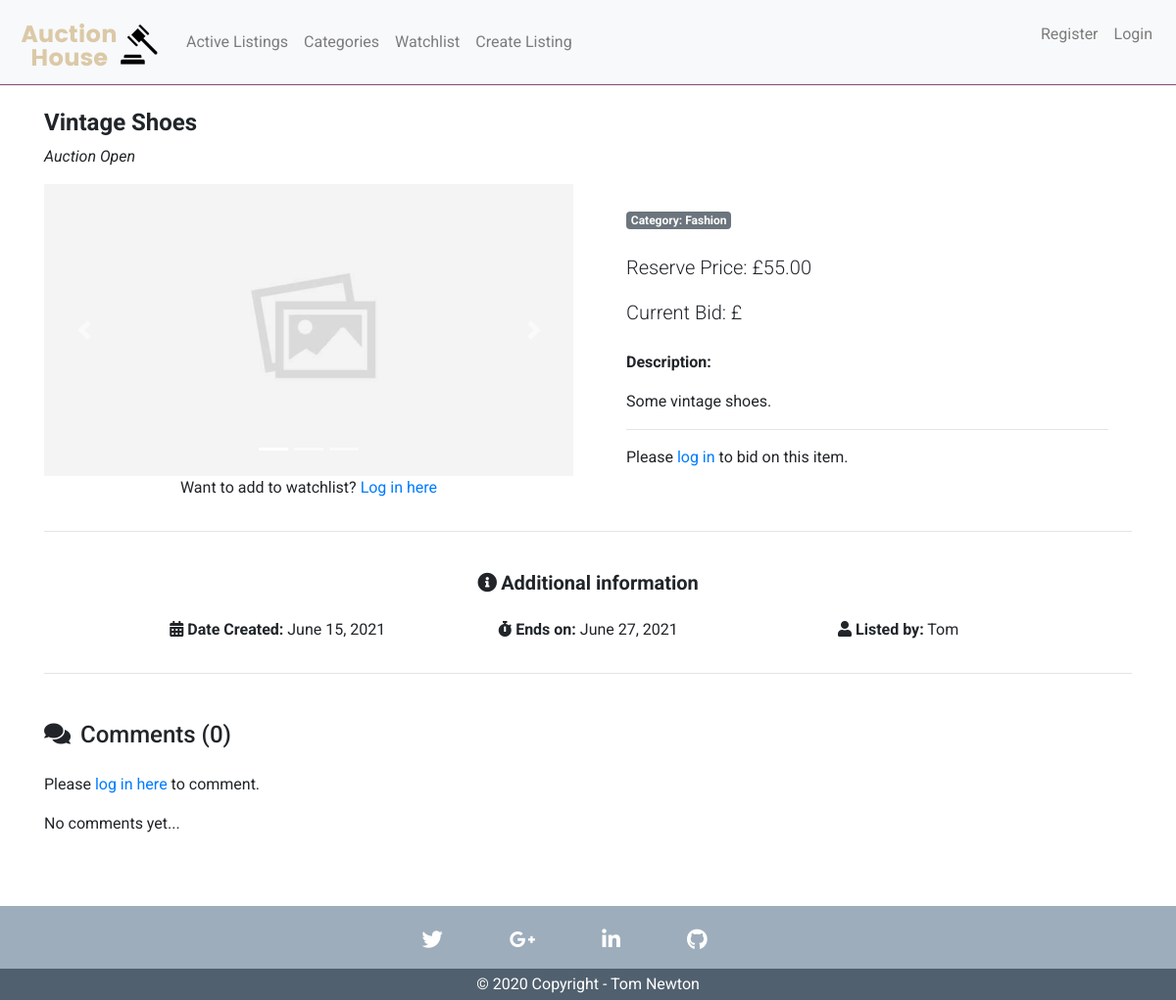
/listing/1, run on the app's committed database.
### auctions/models.py (models this page shows, shortened)
class Auction(models.Model):
    user = models.ForeignKey(User, on_delete=models.CASCADE, default=None)
    title = models.CharField(max_length=120)
    description = models.TextField(max_length=220, null=True)
    image_url = models.URLField(max_length=600, default=None)
    category = models.CharField(max_length=120, default='uncategorised')
    price = models.DecimalField(decimal_places=2, max_digits=10000, default=None)
    date = models.DateTimeField(auto_now_add=True)
    end_date = models.DateField()
    status = models.CharField(max_length=6, default="Open")
    highest_bid = models.DecimalField(decimal_places=2, max_digits=10000, null=True, default=0)
    highest_bidder = models.CharField(max_length=200, null=True)

class User(AbstractUser):
    pass

### auctions/views.py (the view)
# urls.py: path("listing/<int:pk>", views.listing, name="listing"),
def listing(request, pk):
    check_auction_date(pk)
    auction_listing = Auction.objects.get(id=pk) # This gets the obj of the current auction
    comments = auction_listing.comment_set.all()
    if request.user.is_authenticated:
        username = request.user.get_username()
        user = User.objects.get(username=username)
        if request.method == 'POST': # User will either post a bid offer or will post comment.
            bid_form = BidForm(request.POST)
            if bid_form.is_valid():
                print("Bid form is valid and form was submitted.")
                user_bid = bid_form.save(commit=False)
                user_bid.auction = auction_listing
                user_bid.user = user
                if user_bid.price >= auction_listing.price and user_bid.price > auction_listing.highest_bid:
                    print("User bid is higher than reserve and highest bid")
                    auction_listing.highest_bid = user_bid.price
                    auction_listing.highest_bidder = username
                    auction_listing.save()
                    user_bid.save()
                else:
                    messages.error(request, "The bid you submitted was not high enough.")
                return redirect("listing", pk=pk)
            comment_form = CommentForm(request.POST)
            if comment_form.is_valid():
                print("Comments are valid and form was submitted")
                user_comment = comment_form.save(commit=False)
                user_comment.auction = auction_listing
                user_comment.user = user
                user_comment.save()
                return redirect("listing", pk=pk)
        else:
            user_watchlist = Watchlist.objects.filter(user=(request.user).id, auction=auction_listing.id)
            bid_form = BidForm()
            comment_form = CommentForm()
            context = {
                'listing':auction_listing,
                'user':user,
                'comments':comments,
                'comment_form': comment_form,
                'bid_form': bid_form,
                'user_watchlist':user_watchlist
            }
            return render(request, "auctions/listing.html", context)
    else:
            context = {
                'listing':auction_listing,
                'comments':comments,
            }
            return render(request, "auctions/listing.html", context)

### auctions/views.py (called while the page is built)
def check_auction_date(pk):
    auction_listing = Auction.objects.get(id=pk)
    if auction_listing.status == "Open":
        if datetime.date.today() > auction_listing.end_date:
            auction = Auction.objects.get(id=pk)
            auction.status = "Closed"
            auction.save()

### auctions/templates/auctions/listing.html (shortened to what this page needs)
{% extends "auctions/layout.html" %}
{% load static %}
{% block body %}
<div class="container pt-4 my-container ">
    <div class="col">
        <div class="row">
            <h4 class="title font-weight-bold">{{listing.title}}</h4>
        </div>
        <div class="row">
            {% if listing.status == "Open"%}
                <p><i>Auction {{ listing.status }}</i></p>
            {% else %}
                <p><i>Auction {{ listing.status }}</i></p>
            {% endif %}
        </div>
    </div>
    <div class="row my-row">
        <div class="col-md-6 my-col">
            <div id="carouselExampleIndicators" class="carousel slide" data-interval="false">
                <ol class="carousel-indicators">
                <li data-target="#carouselExampleIndicators" data-slide-to="0" class="active"></li>
                <li data-target="#carouselExampleIndicators" data-slide-to="1"></li>
                <li data-target="#carouselExampleIndicators" data-slide-to="2"></li>
                </ol>
                <div class="carousel-inner">
                <div class="carousel-item active">
                    <img class="d-block w-100" src="{{listing.image_url}}" onerror="this.onerror=null;this.src='{% static "auctions/images/placeholderimage.png" %}';" alt="First slide">
                </div>
                </div>
                <a class="carousel-control-prev" href="#carouselExampleIndicators" role="button" data-slide="prev">
                <span class="carousel-control-prev-icon" aria-hidden="true"></span>
                </a>
                <a class="carousel-control-next" href="#carouselExampleIndicators" role="button" data-slide="next">
                <span class="carousel-control-next-icon" aria-hidden="true"></span>
                </a>
            </div>
            {% if user.is_authenticated %}
                {% if listing.user_id == user.id %}
                    <div class="d-flex justify-content-center mt-2">
                        <p><b>You</b> own this auction!</p>
                    </div>
                {% elif not user_watchlist %}
                    <form action="{% url 'watchlist' %}" method="POST">
                    {% csrf_token %}
                        <div class="d-flex justify-content-center">
                            <button type="submit" class="btn mt-2 mb-2 mb-md-0 btn-outline-primary btn-block"><span>ADD TO WATCHLIST</span>
                                <div class="icon d-flex align-items-center justify-content-center">
                                    <i class="fas fa-eye fa-lg mt-1"></i>
                                </div>
                            </button>
                            <input type="hidden" name="listing_id" value="{{listing.id}}"/>
                            <input type="hidden" name="to_watchlist" value="add_to_watchlist"/>
                        </div>
                {% else %}
                    <form action="{% url 'watchlist' %}" method="POST">
                    {% csrf_token %}
                        <div class="d-flex justify-content-center">
                            <button type="submit" class="btn mt-2 mb-2 mb-md-0 btn-outline-secondary btn-block"><span>REMOVE FROM WATCHLIST</span>
                                <div class="icon d-flex align-items-center justify-content-center">
                                    <i class="fas fa-eye-slash fa-lg mt-1"></i>
                                </div>
                            </button>
                            <input type="hidden" name="listing_id" value="{{listing.id}}"/>
                            <input type="hidden" name="to_watchlist" value="remove_from_watchlist"/>
                        </div>
                {% endif %}
                    </form>
            {% else %}
                <div class="d-flex justify-content-center">
                    <p>Want to add to watchlist?<a class="mt-2"href="{% url 'login' %}"> Log in here</a></p>
                </div>
            {% endif %}
        </div>
        <div class="col-md-6 my-col">
            <div class="p-4">
                <p class="category badge badge-secondary mb-4">Category: {{ listing.category }}</p>
                <p class="lead listing-price">Reserve Price: £{{ listing.price }}</p>
                <p class="lead listing-price mb-4">Current Bid: £
                </p>
                <p class="font-weight-bold">Description:</p>
                <p>{{listing.description}}</p>
                <hr>
                {% if listing.status == "Closed" %}
                <div class="alert alert-primary shadow" role="alert" style="border-left:#155724 5px solid; border-radius: 0px">
                    <button type="button" class="close" data-dismiss="alert" aria-label="Close">
                        <span aria-hidden="true" style="color:#155724">&times;</span>
                    </button>
                    <div class="row">
                        <svg width="1.25em" height="1.25em" viewBox="0 0 16 16" class="m-1 bi bi-bell-fill" fill="currentColor" xmlns="http://www.w3.org/2000/svg">
                        <path d="M8 16a2 2 0 0 0 2-2H6a2 2 0 0 0 2 2zm.995-14.901a1 1 0 1 0-1.99 0A5.002 5.002 0 0 0 3 6c0 1.098-.5 6-2 7h14c-1.5-1-2-5.902-2-7 0-2.42-1.72-4.44-4.005-4.901z"/>
                        </svg>
                        <p style="font-size:15px" class="mb-0 font-weight-light"><b class="mr-1">Alert:</b>This auction is now closed.</p>
                    </div>
                </div>
                {% else %}
                    {% if user.is_authenticated %}
                        {% if listing.user_id == user.id %}
                            <form action="{% url 'closelisting' %}"  method="post">
                            {% csrf_token %}
                                <div class="row with-margin">
                                    <input type="hidden" name="listing_id" value="{{listing.id}}"/>
                                    <div class="col-lg-8">
                                        <div class="input-group ">
                                        <span class="input-group-btn">
                                            <button class="btn btn-primary ml" type="submit">Close Bid</button>
                                        </span>
                                        </div>
                                    </div>
                                </div>
                            </form>
                        {% else%}
                        <form class="form-inline" action="{% url 'listing' listing.id %}" method="POST">
                            {% csrf_token %}
                            <div class="input-group mb-3">
                                {{bid_form}}
                                <div class="input-group-append">
                                    <button type="submit" class="btn btn-outline-quaternary btn-primary" type="button">Place bid</button>
                                </div>
                            </div>
                                {% for message in messages %}
                                    <div class="alert alert-danger shadow mt-4" role="alert" style="border-left:#721C24 5px solid; border-radius: 0px">
                                        <button type="button" class="close" data-dismiss="alert" aria-label="Close">
                                            <span aria-hidden="true" style="color:#721C24">&times;</span>
                                        </button>
                                        <div class="row">
                                            <svg width="1.25em" height="1.25em" viewBox="0 0 16 16" class="m-1 bi bi-exclamation-circle-fill" fill="currentColor" xmlns="http://www.w3.org/2000/svg">
                                            <path fill-rule="evenodd" d="M16 8A8 8 0 1 1 0 8a8 8 0 0 1 16 0zM8 4a.905.905 0 0 0-.9.995l.35 3.507a.552.552 0 0 0 1.1 0l.35-3.507A.905.905 0 0 0 8 4zm.002 6a1 1 0 1 0 0 2 1 1 0 0 0 0-2z"/>
                                            </svg>
                                            <p style="font-size:15px" class="mb-0 font-weight-light"><b class="mr-1">Error!</b>{{ message }}</p>
                                        </div>
                                    </div>
                                {% endfor %}
                        </form>
                        {% endif %}
                    {% else %}
                        <p>Please <a class="mt-2"href="{% url 'login' %}"> log in </a>to bid on this item.</p>
                    {% endif %}
                {% endif %}
            </div>
        </div>
    </div>
    <hr>
    <div class="row my-row d-flex justify-content-center wow fadeIn">
        <div class="col-md-10 my-col text-center">
            <h4 class="my-4 h5 font-weight-bold"><i class="fas fa-info-circle mr-1"></i>Additional information</h4>
            <div class="row my-row">
                <div class="col-md-4"><p><b><i class="fas fa-calendar-alt mr-1"></i>Date Created:</b> {{ listing.date|date}} </p></div>
                <div class="col-md-4"><p><b><i class="fas fa-stopwatch"></i> Ends on:</b> {{listing.end_date}} </p></div>
                <div class="col-md-4"><p><b><i class="fas fa-user mr-1"></i>Listed by:</b> {{listing.user.username}}</p></div>
            </div>
        </div>
    </div>
    <hr>
    <h4 class="mt-5 mb-4"><i class="fas fa-comments mr-1"></i> Comments ({{comments|length}}) </h4>
    {% if user.is_authenticated %}
        <form class="mb-5" action="{% url 'listing' listing.id %}" method="POST">
            {% csrf_token %}
            <div class="form-group">
                <div class="form-row">
                    <div class="col-8">{{comment_form}}</div>
                </div>
            </div>
            <button type="submit" class="btn btn-primary">Post Comment <i class="fas fa-comment ml-1"></i></button>
        </form>
    {% else%}
        <div>
            <p>Please <a href="{% url 'login' %}"> log in here</a> to comment.</p>
        </div>
     {% endif %}
    <div class="mb-5">
        {% if not comments %}
            No comments yet...
        {% endif %}
    </div>
</div>
{% endblock %}

### auctions/static/auctions/styles.css (style rules this page uses)
* { font-family: 'Roboto', sans-serif; }
.title { text-align: center; }
.listing-price { font-size: 20px; }

### data on the page
Auction: title "Vintage Shoes", status "Open", category "Fashion", price "55.00", description "Some vintage shoes.", date "June 15, 2021", end_date "June 27, 2021", user.username "Tom"

### other printed values
{{ comments|length }} "0"
